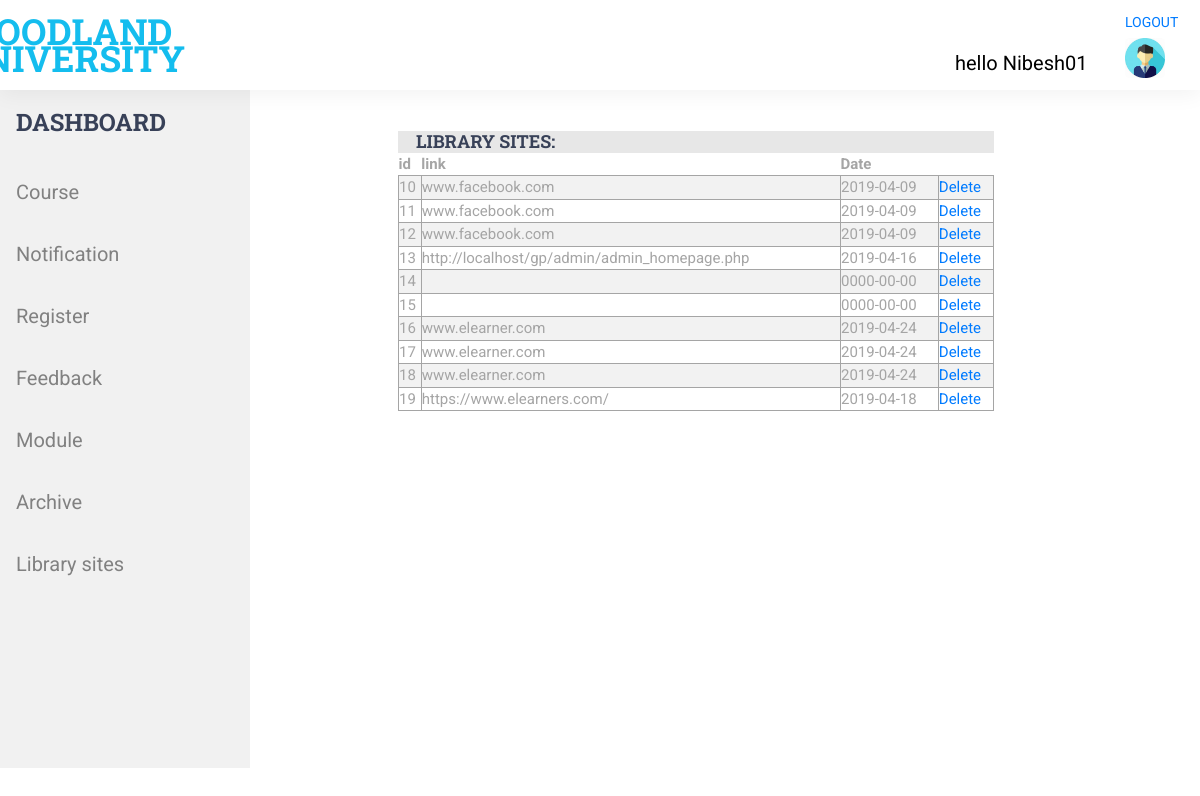
/admin/view_library_sites.php (signed in), run on the app's committed database.
### tables this page shows
CREATE TABLE `library_sites` (
  `id` int(11) NOT NULL,
  `link` varchar(255) NOT NULL,
  `u_date` date NOT NULL
);

### admin/library_tableGenerator.php (the view, shortened to what this page needs)
<?php
class TableGenerator{
	public $headings;
	public $rows= [];
	public function setHeadings($heading){
		$this->headings = $heading;
	}
	public function addRow($row){
		$this->rows[] = $row;
	}
	public function getHTML(){
		$html ='<table style="overflow-x:auto;">';
		$html .='<tr>';
		foreach($this->headings as $heading){
			$html .='<th>'.$heading.'</th> ';
		}
		$html .= '</tr>';
		foreach($this->rows as $row){
			$html  .= '<tr>';
			foreach($row as $key => $cell){
				if(!is_numeric($key))
					$html .= '<td>'.$cell.'</td>';
			}
			$html .='<td> <a href="delete_library_sites.php?delete='.$row['id'].'" name="delete">Delete</a></td>';
			$html .='</tr>';
		}
		$html .='</table>';
		return $html;
	}
}
?>

### admin/session.php (shortened to what this page needs)
<!DOCTYPE html>
<html>
<head>
	<link rel="stylesheet" type="text/css" href="../styles/bootstrap4/bootstrap.min.css">
<link rel="stylesheet" type="text/css" href="../styles/main_styles.css">
<link rel="stylesheet" type="text/css" href="../styles/responsive.css">
<link rel="stylesheet" type="text/css" href="../styles/style.css">
</head>
<body>
<header class="header">
		<div class="header_container">
			<div class="container">
				<div class="row">
					<div class="col">
						<div class="header_content d-flex flex-row align-items-center justify-content-start">
							<div class="logo_container">
									<div class="logo_text">W<span>OODLAND<br>UNIVERSITY</span></div>
							</div>
							<?php
							if(isset($_SESSION['sess_login'])){
      ?>
        <nav>
          <ul>
          	<div class="profile_logo" style="margin-left: 940px;">
          	  <li><a href="../logout.php">LOGOUT</a></li>
            <a href="profile.php"> <img src="profile.jpg" name="profile" style="width: 40px;
border-radius: 5px;
/*margin-left: 900%;*/
 margin-top: 10%;"></a></div>
 <div class="username" style="margin-left: 770px; font-size: 20px; margin-top: -30px;color: black;">
            <?php
            echo "hello ". $_SESSION['sess_login'] ;
            ?>
 </div>
          </ul>
        </nav>
      <?php
    }
 ?>
						</div>
					</div>
				</div>
			</div>
		</div>
	</header>
</body>
</html>

### admin/view_library_sites.php (shortened to what this page needs)
<?php
include 'session.php';
?>
<!DOCTYPE html>
<html>
<head>
	<link rel="stylesheet" type="text/css" href="../styles/bootstrap4/bootstrap.min.css">
<link rel="stylesheet" type="text/css" href="../styles/main_styles.css">
<link rel="stylesheet" type="text/css" href="../styles/responsive.css">
<link rel="stylesheet" type="text/css" href="../styles/style.css">
</head>
<body>
	<section>
		<main>
				<?php require 'admin_sidebar.php';
	       ?>
			<div class="courses">
		<div class="section_background parallax-window" data-parallax="scroll" data-image-src="../images/courses_background.jpg" data-speed="0.8" style="height: 100%; position: fixed;"></div>
	 <div class="notification" >
	 	<div class="note">
  <h4 style="margin-left: 3%;">LIBRARY SITES:</h4>
  </div>
  <?php
 require 'library_tableGenerator.php';
 $pdo = new PDO('mysql:dbname=group_project; host=localhost','root','');
 $tg = new TableGenerator();
 $tg->setHeadings(['id','link','Date']);
 $stmt = $pdo->prepare("SELECT id,link,u_date FROM library_sites");
 $stmt->execute();
 foreach ($stmt as $row) {
   $tg->addRow($row);
 }
 echo $tg->getHTML();
?>
</div>
		</div>
		</main>
	</section>
</body>
</html>

### admin/admin_sidebar.php (shortened to what this page needs)
	<div class="sidenav">
			<label><a href="admin_dashboard.php"><h3>DASHBOARD</h3></a></label>
  <button class="drop">Course
  </button>
  <button class="drop">Notification
  </button>
  <button class="drop">Register
  </button>
  <button class="drop">Feedback
  </button>
  <button class="drop">Module
  </button>
  <button class="drop">Archive
  </button>
  <button class="drop">Library sites
  </button>
</div>

### styles/main_styles.css (style rules this page uses)
* { margin: 0; padding: 0; -webkit-font-smoothing: antialiased; -webkit-text-shadow: rgba(0,0,0,.01) 0 0 1px; text-shadow: rgba(0,0,0,.01) 0 0 1px; }
body { font-family: 'Roboto', sans-serif; font-size: 14px; font-weight: 400; background: #FFFFFF; color: #a5a5a5; }
div { display: block; position: relative; -webkit-box-sizing: border-box; -moz-box-sizing: border-box; box-sizing: border-box; }
ul { list-style: none; margin-bottom: 0px; }
a, a:hover, a:visited, a:active, a:link { text-decoration: none; -webkit-font-smoothing: antialiased; -webkit-text-shadow: rgba(0,0,0,.01) 0 0 1px; text-shadow: rgba(0,0,0,.01) 0 0 1px; }
h3 { font-size: 24px; }
h4 { font-size: 18px; }
h1, h2, h3, h4, h5, h6 { font-family: 'Roboto Slab', serif; font-weight: 700; -webkit-font-smoothing: antialiased; -webkit-text-shadow: rgba(0,0,0,.01) 0 0 1px; text-shadow: rgba(0,0,0,.01) 0 0 1px; color: #384158; margin-bottom: 0; }
.header { position: fixed; top: 0; left: 0; width: 100%; z-index: 100; box-shadow: 0px 5px 20px rgba(0,0,0,0.05); -webkit-transition: all 200ms ease; -moz-transition: all 200ms ease; -ms-transition: all 200ms ease; -o-transition: all 200ms ease; transition: all 200ms ease; }
.header_container { width: 100%; background: #FFFFFF; }
.header_content { height: 90px; -webkit-transition: all 200ms ease; -moz-transition: all 200ms ease; -ms-transition: all 200ms ease; -o-transition: all 200ms ease; transition: all 200ms ease; }
.logo, .logo_text { display: inline-block; }
.logo_text { font-family: 'Roboto Slab', serif; font-size: 36px; font-weight: 700; line-height: 0.75; color: #384158; vertical-align: middle; margin-left: 7px; -webkit-transition: all 200ms ease; -moz-transition: all 200ms ease; -ms-transition: all 200ms ease; -o-transition: all 200ms ease; transition: all 200ms ease; }
.logo_text span { color: #14bdee; }
.section_background { position: absolute; top: 0; left: 0; width: 100%; height: 100%; }
.courses { width: 100%; padding-top: 93px; padding-bottom: 100px; }

### styles/style.css (style rules this page uses)
body { width: 100%; height: 100%; }

### admin/admin_sidebar.php (style rules this page uses)
.sidenav { height: 87%; width: 160px; position: fixed; z-index: 1; top: 0; left: 0; background-color: #f1f1f1; overflow-x: hidden; padding-top: 20px; }
.sidenav a { display: block; color: black; padding: 16px; text-decoration: none; }
@media (min-width:768px) { .sidenav { z-index: 1; position: absolute; width: 250px; margin-top: 6%; } }
@media (min-width:768px) { .sidenav a, .drop { padding: 16px; text-decoration: none; font-size: 20px; color: #818181; border: none; background: none; width: 100%; text-align: left; cursor: pointer; } }

### admin/library_tableGenerator.php (style rules this page uses)
table { width: 100%; }
table tr { font-size: 15px; padding: 2px; }
table td { overflow: auto; border:1px solid; }
tr:nth-child(even) { background-color: #f2f2f2 }

### admin/view_library_sites.php (style rules this page uses)
.notification { background-color: grey; margin-top: 3%; margin-left: 33%; width: 50%; height: 40%; position: fixed; padding: 2px; background: white; overflow-x: auto; overflow-y: auto; }
.note { color: black; background: #e7e7e7; }

### data on the page
library_sites: id "10", link "www.facebook.com", u_date "2019-04-09"
library_sites: id "11", link "www.facebook.com", u_date "2019-04-09"
library_sites: id "12", link "www.facebook.com", u_date "2019-04-09"
library_sites: id "13", link "http://localhost/gp/admin/admin_homepage.php", u_date "2019-04-16"
library_sites: id "14", u_date "0000-00-00"
library_sites: id "15", u_date "0000-00-00"
library_sites: id "16", link "www.elearner.com", u_date "2019-04-24"
library_sites: id "17", link "www.elearner.com", u_date "2019-04-24"
library_sites: id "18", link "www.elearner.com", u_date "2019-04-24"
library_sites: id "19", link "https://www.elearners.com/", u_date "2019-04-18"

### other printed values
$_SESSION['sess_login'] "Nibesh01"
$heading "id"
$heading "link"
$heading "Date"
